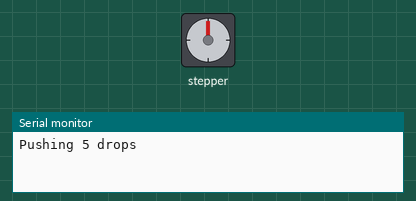
The program below on a simulated Arduino Nano, built with avr-gcc and run on an emulated ATmega328P. On the bench: stepper motor, the last lines printed to the serial monitor. Random numbers use the default seed unless the program sets one; stepper angles assume 4076 steps per turn. At 2.8 s the program stops and its outputs stay as they are.

Above: at 0.15 s.
At 0.75 s:
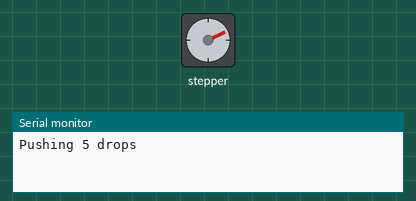
At 1.35 s:
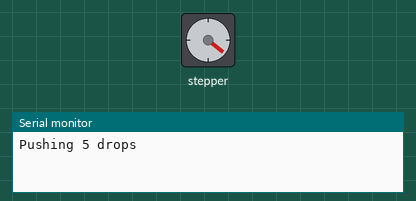
At 2.5 s:
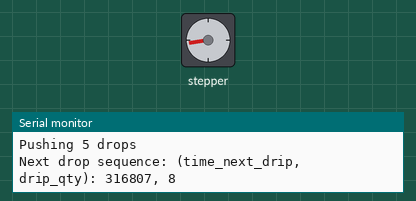
Timing chart, 0 to 4.0 s (numbered marks = the images above):
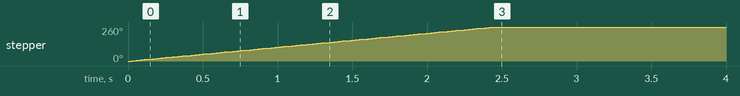

The program:

main.cpp
```cpp
#include <Arduino.h>
#include <CheapStepper.h>                                   // https://github.com/tyhenry/CheapStepper


// Variables needed by CheapStepper
  CheapStepper pump_stepper(8,9,10,11);
  bool pump_stepper_dir        =          true;
  #define STEPS_ROT                       4076

// Variables for timing
  int drip_qty                 =             5;              // [drips]
  unsigned long time_next_drip =             0;              // number of millis until next drip
  unsigned long time_last_drip;
  #define DRIP_QTY_MIN                       1               // [drips]
  #define DRIP_QTY_MAX                      20               // [drips]
  #define DRIP_PERIOD_MIN               300000               // [millis] or ~722ms per drop
  #define DRIP_PERIOD_MAX              1800000               // [millis]
  #define DRIP_DELAY_MAX                  2000               // [millis]
  #define STEPS_PER_DRIP                   590               // This is a guess for now
        // steps_turn = (4 * steps_rot * Vd) / (pi^2 * ID_tube^2 * OD_pump)
        // Where:
        //  ID_tube   =  2 [mm]
        //  OD_pump   = 35 [mm]
        //  Vd (drop) = 50 [mm^3]
        //
        // Gives:
        //  steps_turn = 590 (rounded up)
        //  angle_turn ~ 52 [degrees]


void setup() {
  pump_stepper.setTotalSteps(STEPS_ROT);
  pump_stepper.setRpm(18);

  Serial.begin(9600);

  // Lets do a drip or 5 to start:
  Serial.print("Pushing "); Serial.print(drip_qty); Serial.println(" drops");
  pump_stepper.newMove(pump_stepper_dir, drip_qty * STEPS_PER_DRIP);
  time_last_drip = millis();
}

void loop() {
  // we need to call run() during loop()
  // in order to keep the stepper moving
  // if we are using non-blocking moves
  pump_stepper.run();

  // when there are no more steps, and the wait time has elapsed, do the drops
  int stepsLeft = pump_stepper.getStepsLeft();
  bool check_steps = stepsLeft == 0;
  if ( check_steps ) {
    bool check_time = millis() - time_last_drip >= time_next_drip;
    if ( check_time ) {
      time_next_drip = random(DRIP_PERIOD_MIN, DRIP_PERIOD_MAX);
      drip_qty       = random(   DRIP_QTY_MIN,    DRIP_QTY_MAX);
      Serial.print("Next drop sequence: (time_next_drip, drip_qty): "); Serial.print(time_next_drip); Serial.print(", "); Serial.println(drip_qty);
      while (drip_qty > 0) {
        int loop_drip_steps = pump_stepper.getStepsLeft();
        if ( loop_drip_steps == 0) {
          Serial.print("drip ");
          pump_stepper.newMove(pump_stepper_dir, STEPS_PER_DRIP);
          drip_qty = drip_qty - 1;
          delay(random(DRIP_DELAY_MAX));
        }
      }
      time_last_drip = millis();
      Serial.println();
    }
  }
}
```

Measured:
- by itself, stepper: turns 260° clockwise in 2.4 s
